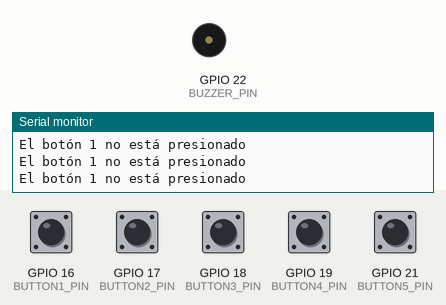
The sketch below on a simulated ESP32. On the bench: buzzer (waves = sounding, pin HIGH), the last lines printed to the serial monitor. The test bench sets the inputs (shaded band); at power-on: GPIO 16 (BUTTON1_PIN), GPIO 17 (BUTTON2_PIN), GPIO 18 (BUTTON3_PIN), GPIO 19 (BUTTON4_PIN), GPIO 21 (BUTTON5_PIN) HIGH.

Above: at 1.2 s.
1.3 s: GPIO 16 (BUTTON1_PIN) pulled LOW for 0.15 s
At 1.41 s:
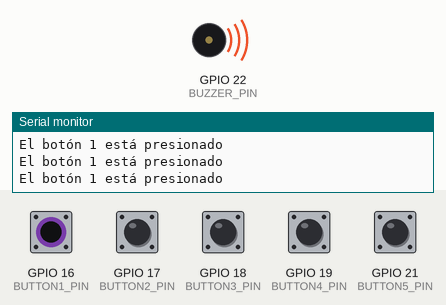
13.8 s: GPIO 16 (BUTTON1_PIN) pulled LOW for 1 s
At 16.1 s:
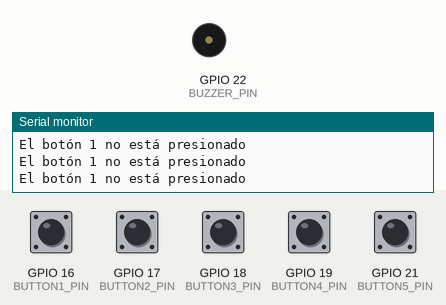
Timing chart, 0 to 17.6 s (numbered marks = the images above; inputs shaded):
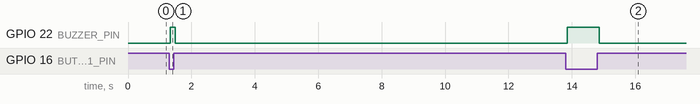

Measured:
- after the input at 1.3 s, GPIO 22 (BUZZER_PIN): LOW → HIGH at once, → LOW 0.16 s later
- after the input at 13.8 s, GPIO 22 (BUZZER_PIN): LOW → HIGH after 0.06 s, → LOW 1.0 s later

The sketch:

Botones_y_buzzer.ino
```cpp
#define BUZZER_PIN 22
#define BUTTON1_PIN 16
#define BUTTON2_PIN 17
#define BUTTON3_PIN 18
#define BUTTON4_PIN 19
#define BUTTON5_PIN 21

void setup() {
  Serial.begin(9600);                // initialize serial
  pinMode(BUTTON1_PIN, INPUT_PULLUP); // set ESP32 pin to input pull-up mode
  pinMode(BUTTON2_PIN, INPUT_PULLUP);
  pinMode(BUTTON3_PIN, INPUT_PULLUP);
  pinMode(BUTTON4_PIN, INPUT_PULLUP);
  pinMode(BUTTON5_PIN, INPUT_PULLUP);
  pinMode(BUZZER_PIN, OUTPUT);       // set ESP32 pin to output mode
}

void loop() {
  int buttonState1 = digitalRead(BUTTON1_PIN);

  if (buttonState1 == LOW) {
    Serial.println("El botón 1 está presionado");
    digitalWrite(BUZZER_PIN, HIGH);
  }
  else
  if (buttonState1 == HIGH) {
    Serial.println("El botón 1 no está presionado");
    digitalWrite(BUZZER_PIN, LOW);
  }
  if (digitalRead(BUTTON2_PIN)==LOW){
    Serial.println ("Botón 2 presionado");
  }
  if (digitalRead(BUTTON3_PIN)==LOW){
    Serial.println ("Botón 3 presionado");
  }
  if (digitalRead(BUTTON4_PIN)==LOW){
    Serial.println ("Botón 4 presionado");
  }
  if (digitalRead(BUTTON5_PIN)==LOW){
    Serial.println ("Botón 5 presionado");
  }
}
```
